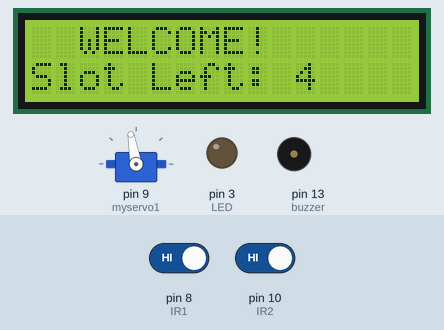
Simulated run of this sketch. Board: Arduino Uno, built with avr-gcc and run on an emulated ATmega328P. Shown: 16×2 character LCD, servo, output pins drawn as LEDs (lit = HIGH), buzzer (waves = sounding, pin HIGH). Inputs (shaded band) come from the test bench; at power-on: pin 8 (IR1) HIGH, pin 10 (IR2) HIGH.

Above: at 3.2 s.
3.3 s: pin 8 (IR1) driven LOW
At 4.1 s:
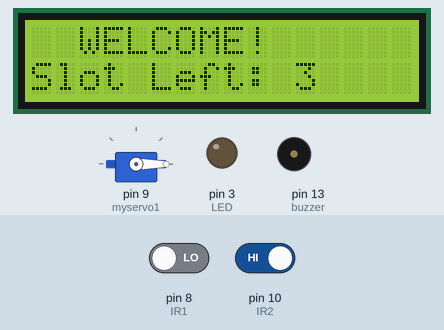
4.8 s: pin 10 (IR2) driven LOW
At 7.6 s:
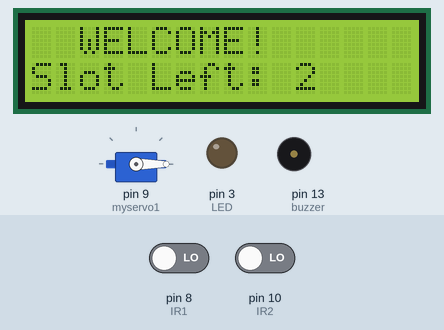
7.8 s: pin 8 (IR1) driven HIGH
At 9.2 s:
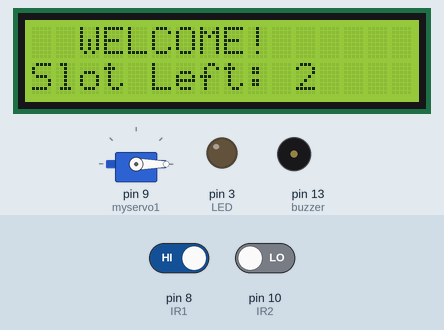
Timing chart, 0 to 10.8 s (numbered marks = the images above; inputs shaded):
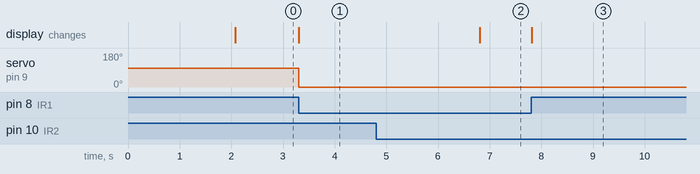

Measured:
- after the input at 3.3 s, servo on pin 9 (myservo1): 100° → 0° at once; the display: changes at once (image 1)
- after the input at 4.8 s, the display: changes after 2.0 s (image 2)
- after the input at 7.8 s, pin 3 (LED): stays LOW (without the input it goes to HIGH after 2.0 s); servo on pin 9 (myservo1): stays 0° (without the input it goes to 100° after 1.0 s)

The sketch:

Parking_system.ino
```cpp
#include <Arduino.h>  // library for arduino
#include <LiquidCrystal.h> // library for LCD display Reference : Arduino  IDE Website
#include <Servo.h>   // library for Servo motor

// Intialize Pin for LCD Display
int D7_pin = 7;
int D6_pin = 6;
int D5_pin = 5;
int D4_pin = 4;
int EN_pin = 12; // Initialize enable
int RS_pin = 11; //  Initialize Reset PIN
LiquidCrystal lcd(RS_pin, EN_pin, D4_pin, D5_pin, D6_pin, D7_pin);  // Function for Lcd display

Servo myservo1;  // Initialize Servo Motor

 int IR1 = 8; // IR Sensor 1
 int IR2 = 10; // IR Sensor 2
 int Slot = 4;      //Enter Total number of parking Slots
 int flag1 = 0;
 int flag2 = 0;
const int buzzer = 13; // initialize Buzzer
const int LED=3; // Intialize Pin for Led


 void setup()
 {
 lcd.begin(16,2);        // Initialize LCD display
 pinMode(IR1, INPUT);   // Configure IR SENSOR 1 to read input
 pinMode(IR2, INPUT);  // Configure IR SENSOR 2 to read input
 myservo1.attach(9);  // Configure Servo to pin 9
 myservo1.write(100);
 lcd.setCursor (0,0);  // Display Lcd text
 lcd.print("   ARDUINO  ");
 lcd.setCursor (0,1);
 lcd.print(" PARKING SYSTEM ");
 delay (2000);
 lcd.clear();
 pinMode(buzzer, OUTPUT); // set buzzer -pin as output
 pinMode(LED,OUTPUT);// Set LED - pin  as an output
 }
 void loop(){

 if(digitalRead (IR1) == LOW && flag1==0) // IR SENSOR 1 detects the vehicle it checks slot availability
 {
 if(Slot>0){
  flag1=1;
 if(flag2==0){
  myservo1.write(0);
  Slot = Slot-1;  // If vehicle  parked calculate for remaining slot
  }
 }
 else{
 lcd.setCursor (0,0);
 lcd.print("  SORRY 🙁  ");   //Display Sorry If slot full
 lcd.setCursor (0,1);
 lcd.print(" Parking Full ");
 delay (1000);
 lcd.clear();
 if(Slot==0)
 {
  // Slot is full LED will on and buzzer will indicate sound signal
   digitalWrite(LED, HIGH);   // turn the LED on (HIGH is the voltage level)
   delay(1000);
   digitalWrite(LED, LOW);    // turn the LED off by making the voltage LOW
   delay(1000);
   tone(buzzer, 1000); // Send 1KHz sound signal...
   delay(1000);
   noTone(buzzer);     // Stop sound...
   delay(1000);

 }
 }
 }
 if(digitalRead (IR2) == LOW && flag2==0){flag2=1;  // IR sensor 2 will initialize and detects vehicle to enter slot
 if(flag1==0){myservo1.write(0); Slot = Slot+1;}  // slot avaialble servo as barrier open and count slot availability
 }
 if(flag1==1 && flag2==1){
 delay (1000);
 myservo1.write(100);
 flag1=0, flag2=0;
 }
 lcd.setCursor (0,0);   // LCD dispay WELCOME for the car enetering parking
 lcd.print("  WELCOME!  ");
 lcd.setCursor (0,1);
 lcd.print("Slot Left: ");
 lcd.print(Slot);
 }
```
